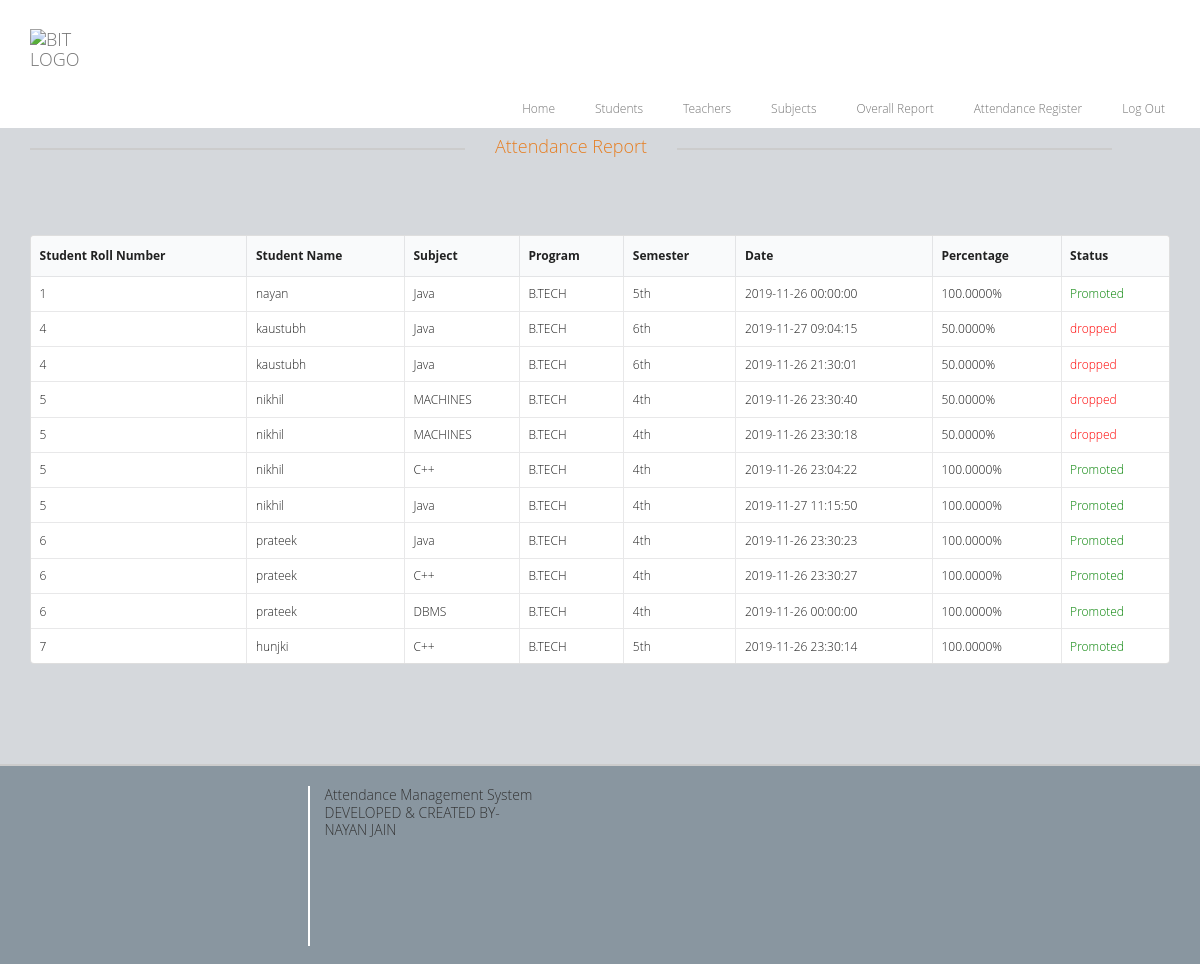
Screenshot of /AttendanceReport.php with the database file from the repository.
### tables this page shows
CREATE TABLE `tbl_attendance` (
  `attID` int(11) NOT NULL,
  `studentRollNumber` int(11) NOT NULL,
  `subjectId` int(11) NOT NULL,
  `attendance` varchar(11) NOT NULL,
  `Date` datetime NOT NULL
);

CREATE TABLE `student_table` (
  `std_roll_no` int(11) NOT NULL,
  `student_name` varchar(32) NOT NULL,
  `dob` date NOT NULL,
  `gender` varchar(6) NOT NULL,
  `email` varchar(64) NOT NULL,
  `phone` varchar(32) DEFAULT NULL,
  `address` varchar(255) NOT NULL,
  `Session` varchar(40) DEFAULT NULL,
  `Program` varchar(40) DEFAULT NULL,
  `Semester` varchar(40) DEFAULT NULL
);

CREATE TABLE `subject_table` (
  `subject_no` int(11) NOT NULL,
  `subject_name` varchar(32) NOT NULL,
  `teacher_name` varchar(64) NOT NULL,
  `field` varchar(8) NOT NULL,
  `semester` varchar(32) NOT NULL
);

### AttendanceReport.php (the view, shortened to what this page needs)
<?php
  include "includes/header.php"; ?>
  <div class="container">
  <div class="row">
                    <div class="templatemo-line-header" style="margin-top: 0px;" >
                        <div class="text-center">
                            <hr class="team_hr team_hr_left hr_gray"/><span class="span_blog txt_darkgrey txt_orange">Attendance Report</span>
                            <hr class="team_hr team_hr_right hr_gray" />
                        </div>
                    </div>
                </div>
<?php
$connect=mysqli_connect("localhost","root","","attendance_db");
?>
	<div class="table-responsive">
                 <table class="ui celled table table table-hover">
                  <thead>
                    <tr>
                      <th>Student Roll Number</th>
                      <th>Student Name</th>
                      <th>Subject</th>
                      <th>Program</th>
                      <th>Semester</th>
                      <th>Date</th>
                      <th>Percentage</th>
		<th>Status</th>
                    </tr>
                  </thead>
     <tbody>
          <?php
			$query3=mysqli_query($connect,"Select * from tbl_attendance T inner join student_table st on st.`std_roll_no`=T.studentRollNumber inner join subject_table S on S.subject_no=T.subjectId order by st.`std_roll_no`");
while($row=mysqli_fetch_array($query3))
{
  echo"<tr>";
           echo '<td>'. $row[1] . '</td>';
            echo '<td>'. $row[6] . '</td>';
			echo '<td>'. $row[16] . '</td>';
			echo '<td>'. $row[13] . '</td>';
			echo '<td>'. $row[14] . '</td>';
			echo '<td>'. $row[4] . '</td>';
           $query=mysqli_query($connect,"select (select count(*) from tbl_attendance where attendance='P' and studentRollNumber='$row[1]' and subjectId='$row[2]')/(Select count(attendance) from tbl_attendance where studentRollNumber='$row[1]' and subjectId='$row[2]')*100 as per from tbl_attendance where studentRollNumber='$row[1]' and subjectId='$row[2]' group by per asc ");
		while ($row2=mysqli_fetch_array($query))
		   {
			   echo '<td>'. $row2[0] . '%</td>';
if($row2[0]<75)
{
echo "<td><span style='color:red;'>dropped</span></td>";
}
else
echo "<td><span style='color:green;'>Promoted</span></td>";
			   }
			   echo"</tr>";
}
           ?>
      </tbody>
            </table>
             </div>
            </div>
<?php include "includes/footer.php"; ?>

### header.php (shortened to what this page needs)
<!DOCTYPE html>
<html lang="en">
    <head>
        <link href="css/bootstrap.css" rel='stylesheet' type='text/css'>
        <link href="css/semantic.min.css" rel="stylesheet">
        <link href="css/templatemo_style.css"  rel='stylesheet' type='text/css'>
        <link href="css/mystyle.css"  rel='stylesheet' type='text/css'>
    </head>
    <body style="background-color:#D5D8DC;">
        <div class="templatemo-top-menu">
            <div class="container">
                <div class="navbar navbar-default" role="navigation">
                    <div class="container">
                        <div class="navbar-header">
                                <a href="home.php" class="navbar-brand">
                                <img src="image/logo.png" alt="BIT LOGO" >
                                </a>
                        </div>
                        <div class="navbar-collapse collapse" id="templatemo-nav-bar" class="external-link">
                            <ul class="nav navbar-nav navbar-right" style="margin-top: 90px;"  role="menu" aria-labelledby="dropdownMenu" aria-expanded="false">
                                <li><a href="home.php" class="external-link">Home</a></li>
                                <li><a href="student.php" class="external-link">Students</a></li>
                                <li><a href="teacher.php" class="external-link">Teachers</a></li>
                                <li><a href="subject.php" class="external-link">Subjects</a></li>
                                <li><a href="AttendanceReport.php" class="external-link">Overall Report</a></li>
                                <li><a href="AttendanceForm.php" class="external-link">Attendance Register</a></li>
                                <li><a href="login.php" class="external-link" >Log Out</a></li>
                             </ul>
                        </div>
                    </div>
                </div>
            </div>
        </div>

### footer.php (shortened to what this page needs)
       <div class="templatemo-footer">
            <div class="container">
                <div class="row" style="margin-top:20px;">
                        <div class="col-md-3">
                        </div>
                        <div class="col-md-7 footer_txt" >
                                <span>
                        <div class="footer_bottom_content">
                                        Attendance Management System <br>
                              DEVELOPED & CREATED BY-<br>
                              NAYAN JAIN <br>
                        </div></span>
                        </div>
                 </div>
            </div>
        </div>
    </body>
</html>

### templatemo_style.css (style rules this page uses)
body, html { overflow-x:hidden; }
body { background-color: #ffffff; font-family: 'Open Sans', Arial, Helvetice Neue, sans-serif; font-size: 12px; font-weight: 300; font-style: normal; -webkit-font-smoothing: antialiased; -webkit-text-size-adjust: 100%; }
h1, h2, h3, h4, h5, h6, span, p { font-family: 'Open Sans', Arial, Helvetice Neue, sans-serif; }
.templatemo-top-menu { min-height:110px; background-color:#ffffff; z-index: 5000; width:100%; }
.templatemo-top-menu .navbar-brand { padding: 0; margin: 30px 0 0 0; }
.nav > li > a { padding: 10px 20px; }
.nav > li > a { color: #929292; }
.navbar-default { background-color:#fff; border:none; }
.navbar { margin-bottom: 0px; }
.team_hr { border: 1px solid #fff; width: 39.5%; float: left; }
.team_hr_left { margin-right: 30px; margin-left: 15px; }
.team_hr_right { margin-left: 30px; }
.hr_gray { border: 1px solid #cccccc; }
.templatemo-line-header { margin-top:100px; margin-bottom:80px; }
.txt_darkgrey { color: #333333; }
.txt_orange { color: #e67e22; }
.templatemo-line-header span { font-size: 18px; float :left; margin-top: 10px; }
.span_blog { margin-bottom: 80px; }
.footer_txt { border-left:2px solid #ffffff; min-height:160px; }
.templatemo-footer { border-top: 2px solid #cccccc; margin-top: 100px; }
.footer_bottom_content { margin: auto; margin-bottom: 30px; font-size: 14px; color:#333333; }
.templatemo-footer { background-color: #8996a0; min-height:200px; font-family: 'Open Sans', sans-serif; font-size:20px; color:#ffffff; margin-top:100px; }
@media (min-width: 768px) { .navbar-nav > li > a { padding-top: 9px; padding-bottom: 9px; } }
@media (min-width:991px) and (max-width: 1200px) { .team_hr { width: 37%; } }

### mystyle.css (style rules this page uses)
img { width: 65px; height: 65px; display: block; margin-top: -1px; }

### rows the page displays
tbl_attendance: studentRollNumber "1", student_table.student_name "nayan", subject_table.subject_name "Java", student_table.Program "B.TECH", student_table.Semester "5th", Date "2019-11-26 00:00:00", row2 "100.0000"
tbl_attendance: studentRollNumber "4", student_table.student_name "kaustubh", subject_table.subject_name "Java", student_table.Program "B.TECH", student_table.Semester "6th", Date "2019-11-27 09:04:15", row2 "50.0000"
tbl_attendance: studentRollNumber "4", student_table.student_name "kaustubh", subject_table.subject_name "Java", student_table.Program "B.TECH", student_table.Semester "6th", Date "2019-11-26 21:30:01", row2 "50.0000"
tbl_attendance: studentRollNumber "5", student_table.student_name "nikhil", subject_table.subject_name "MACHINES", student_table.Program "B.TECH", student_table.Semester "4th", Date "2019-11-26 23:30:40", row2 "50.0000"
tbl_attendance: studentRollNumber "5", student_table.student_name "nikhil", subject_table.subject_name "MACHINES", student_table.Program "B.TECH", student_table.Semester "4th", Date "2019-11-26 23:30:18", row2 "50.0000"
tbl_attendance: studentRollNumber "5", student_table.student_name "nikhil", subject_table.subject_name "C++", student_table.Program "B.TECH", student_table.Semester "4th", Date "2019-11-26 23:04:22", row2 "100.0000"
tbl_attendance: studentRollNumber "5", student_table.student_name "nikhil", subject_table.subject_name "Java", student_table.Program "B.TECH", student_table.Semester "4th", Date "2019-11-27 11:15:50", row2 "100.0000"
tbl_attendance: studentRollNumber "6", student_table.student_name "prateek", subject_table.subject_name "Java", student_table.Program "B.TECH", student_table.Semester "4th", Date "2019-11-26 23:30:23", row2 "100.0000"
tbl_attendance: studentRollNumber "6", student_table.student_name "prateek", subject_table.subject_name "C++", student_table.Program "B.TECH", student_table.Semester "4th", Date "2019-11-26 23:30:27", row2 "100.0000"
tbl_attendance: studentRollNumber "6", student_table.student_name "prateek", subject_table.subject_name "DBMS", student_table.Program "B.TECH", student_table.Semester "4th", Date "2019-11-26 00:00:00", row2 "100.0000"
tbl_attendance: studentRollNumber "7", student_table.student_name "hunjki", subject_table.subject_name "C++", student_table.Program "B.TECH", student_table.Semester "5th", Date "2019-11-26 23:30:14", row2 "100.0000"
